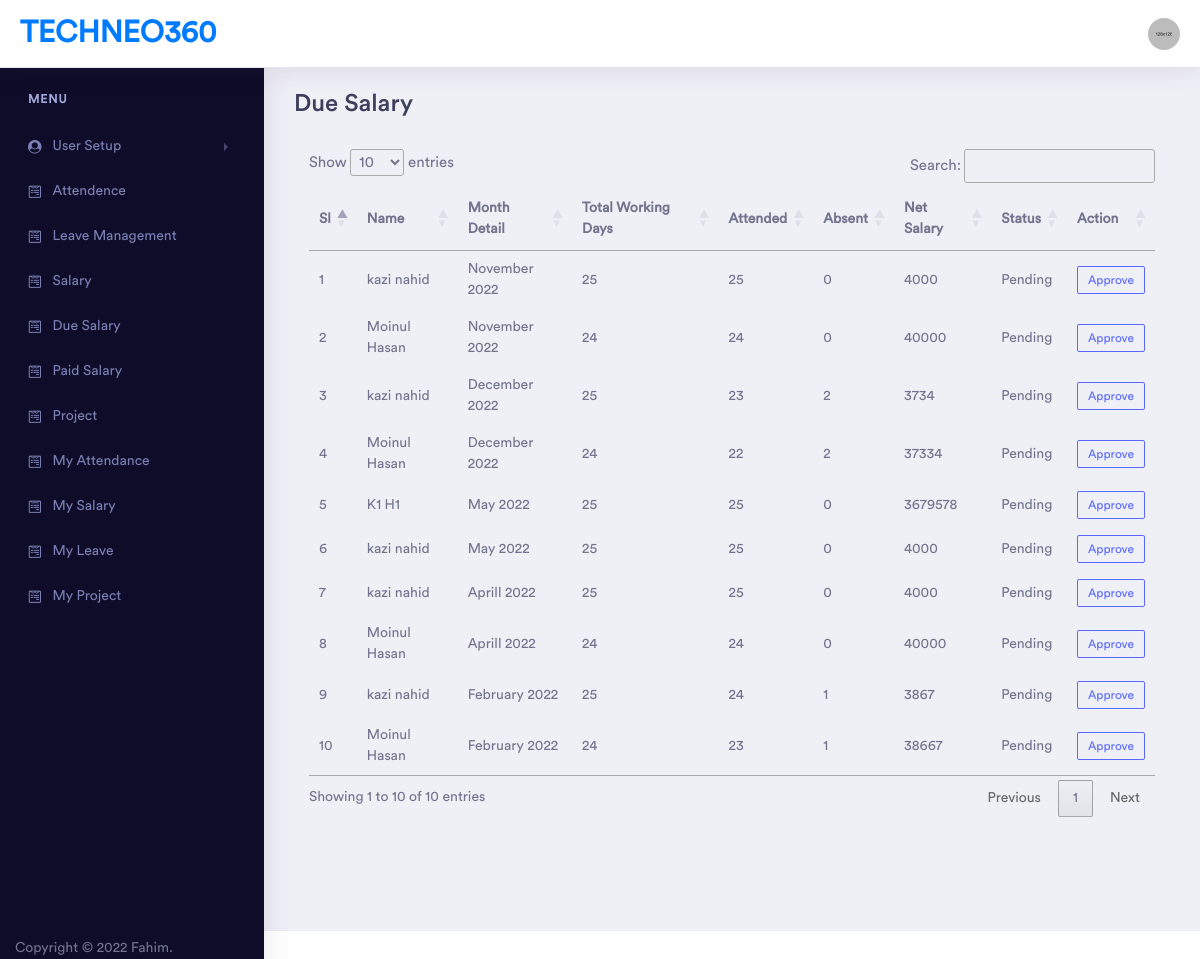
/due_salary.php (signed in), run on the app's committed database.
### tables this page shows
CREATE TABLE `users` (
  `id` int(11) NOT NULL,
  `first_name` varchar(128) NOT NULL,
  `last_name` varchar(128) NOT NULL,
  `phone_number` varchar(128) NOT NULL,
  `username` varchar(128) NOT NULL,
  `email` varchar(128) NOT NULL,
  `password` varchar(128) NOT NULL,
  `created_at` datetime DEFAULT NULL,
  `updated_at` datetime DEFAULT current_timestamp(),
  `role` varchar(128) NOT NULL DEFAULT 'employee',
  `address` text DEFAULT NULL
);

CREATE TABLE `attendence` (
  `id` int(11) NOT NULL,
  `employee_id` int(11) NOT NULL,
  `month` varchar(255) NOT NULL,
  `year` varchar(255) NOT NULL,
  `working_day` int(11) NOT NULL,
  `absent` int(11) NOT NULL,
  `total_salary` int(11) NOT NULL,
  `attended` int(11) NOT NULL,
  `bonus` int(11) NOT NULL,
  `is_paid` int(11) NOT NULL DEFAULT 0,
  `provident_fund` int(11) NOT NULL,
  `professional_tax` int(11) NOT NULL
);

### due_salary.php (the view, shortened to what this page needs)
<?php
if (isset($_SESSION['access'])) {
    $user_level = $_SESSION['level'];
    include 'partials/connection.php';
    include 'partials/header.php';
    include 'partials/sidebar.php';
    if ($user_level != 'employee') {
?>
        <div class="dashboard-wrapper">
            <div class="dashboard-ecommerce">
                <div class="container-fluid dashboard-content ">
                    <div class="row">
                        <div class="col-xl-12 col-lg-12 col-md-12 col-sm-12 col-12">
                            <div class="page-header">
                                <h1 class="pageheader-title">Due Salary
                                </h1>
                            </div>
                            <div class="container">
                                <table id="myTable">
                                    <thead>
                                        <tr>
                                            <th>Sl</th>
                                            <th>Name</th>
                                            <th>Month Detail</th>
                                            <th>Total Working Days</th>
                                            <th>Attended</th>
                                            <th>Absent</th>
                                            <th>Net Salary</th>
                                            <th>Status</th>
                                            <th>Action</th>
                                        </tr>
                                    </thead>
                                    <tbody>
                                        <?php
                                        $sl = 1;
                                        $attendance_info = mysqli_query($conn, "SELECT users.*,attendence.*,users.id as user_id, attendence.id as attendanceId FROM users INNER JOIN attendence ON attendence.employee_id = users.id where attendence.is_paid = 0 ORDER BY attendence.id DESC");
                                        while ($fetch = mysqli_fetch_assoc($attendance_info)) {
                                            $full_name = $fetch['first_name'] . ' ' . $fetch['last_name'];
                                            $month = "";
                                            if ($fetch['month'] == '01') {
                                                $month = "January " . $fetch['year'];
                                            } elseif ($fetch['month'] == '02') {
                                                $month = "February " . $fetch['year'];
                                            } elseif ($fetch['month'] == '03') {
                                                $month = "March " . $fetch['year'];
                                            } elseif ($fetch['month'] == '04') {
                                                $month = "Aprill " . $fetch['year'];
                                            } elseif ($fetch['month'] == '05') {
                                                $month = "May " . $fetch['year'];
                                            } elseif ($fetch['month'] == '06') {
                                                $month = "June " . $fetch['year'];
                                            } elseif ($fetch['month'] == '07') {
                                                $month = "July " . $fetch['year'];
                                            } elseif ($fetch['month'] == '08') {
                                                $month = "August " . $fetch['year'];
                                            } elseif ($fetch['month'] == '09') {
                                                $month = "September " . $fetch['year'];
                                            } elseif ($fetch['month'] == '10') {
                                                $month = "October " . $fetch['year'];
                                            } elseif ($fetch['month'] == '11') {
                                                $month = "November " . $fetch['year'];
                                            } else {
                                                $month = "December " . $fetch['year'];
                                            }
                                        ?>
                                            <tr>
                                                <td><?= $sl ?></td>
                                                <td><?= $full_name ?></td>
                                                <td><?= $month ?></td>
                                                <td><?= $fetch['working_day'] ?></td>
                                                <td><?= $fetch['attended'] ?></td>
                                                <td><?= $fetch['absent'] ?></td>
                                                <td><?= $fetch['total_salary'] - $fetch['provident_fund'] - $fetch['professional_tax'] ?></td>
                                                <td><?= $fetch['is_paid']==1?'Paid':'Pending' ?></td>
                                                <td><form action="" method="POST">
                                                        <input type="submit" name="update_salary" class="btn btn-xs btn-outline-<?= $fetch['is_paid'] == 1 ? 'danger' : 'primary' ?>" value="<?= $fetch['is_paid'] == 1 ? 'Cancel' : 'Approve' ?>">
                                                    </form></td>
                                            </tr>
                                        <?php $sl++;
                                        } ?>
                                    </tbody>
                                </table>
                            </div>
                        </div>
                    </div>
                </div>
            </div>
        </div>
        </div>
    <?php
        include 'partials/footer.php';
    }
    ?>
    </body>
    </html>
<?php
} else {
    echo "<script>document.location.href='login.php';</script>";
}
?>

### data on the page
users: full_name "kazi nahid", attendence.year "November 2022", attendence.working_day "25", attendence.attended "25", attendence.absent "0", attendence.total_salary "4000", attendence.year "December 2022", attendence.attended "23", attendence.absent "2", attendence.total_salary "3734", attendence.year "May 2022", attendence.year "Aprill 2022", attendence.year "February 2022", attendence.attended "24", attendence.absent "1", attendence.total_salary "3867"
attendence: update_salary "Approve"
users: full_name "Moinul Hasan", attendence.year "November 2022", attendence.working_day "24", attendence.attended "24", attendence.absent "0", attendence.total_salary "40000", attendence.year "December 2022", attendence.attended "22", attendence.absent "2", attendence.total_salary "37334", attendence.year "Aprill 2022", attendence.year "February 2022", attendence.attended "23", attendence.absent "1", attendence.total_salary "38667"
attendence: update_salary "Approve"
attendence: update_salary "Approve"
attendence: update_salary "Approve"
users: full_name "K1 H1", attendence.year "May 2022", attendence.working_day "25", attendence.attended "25", attendence.absent "0", attendence.total_salary "3679578"
attendence: update_salary "Approve"
attendence: update_salary "Approve"
attendence: update_salary "Approve"
attendence: update_salary "Approve"
attendence: update_salary "Approve"
attendence: update_salary "Approve"
